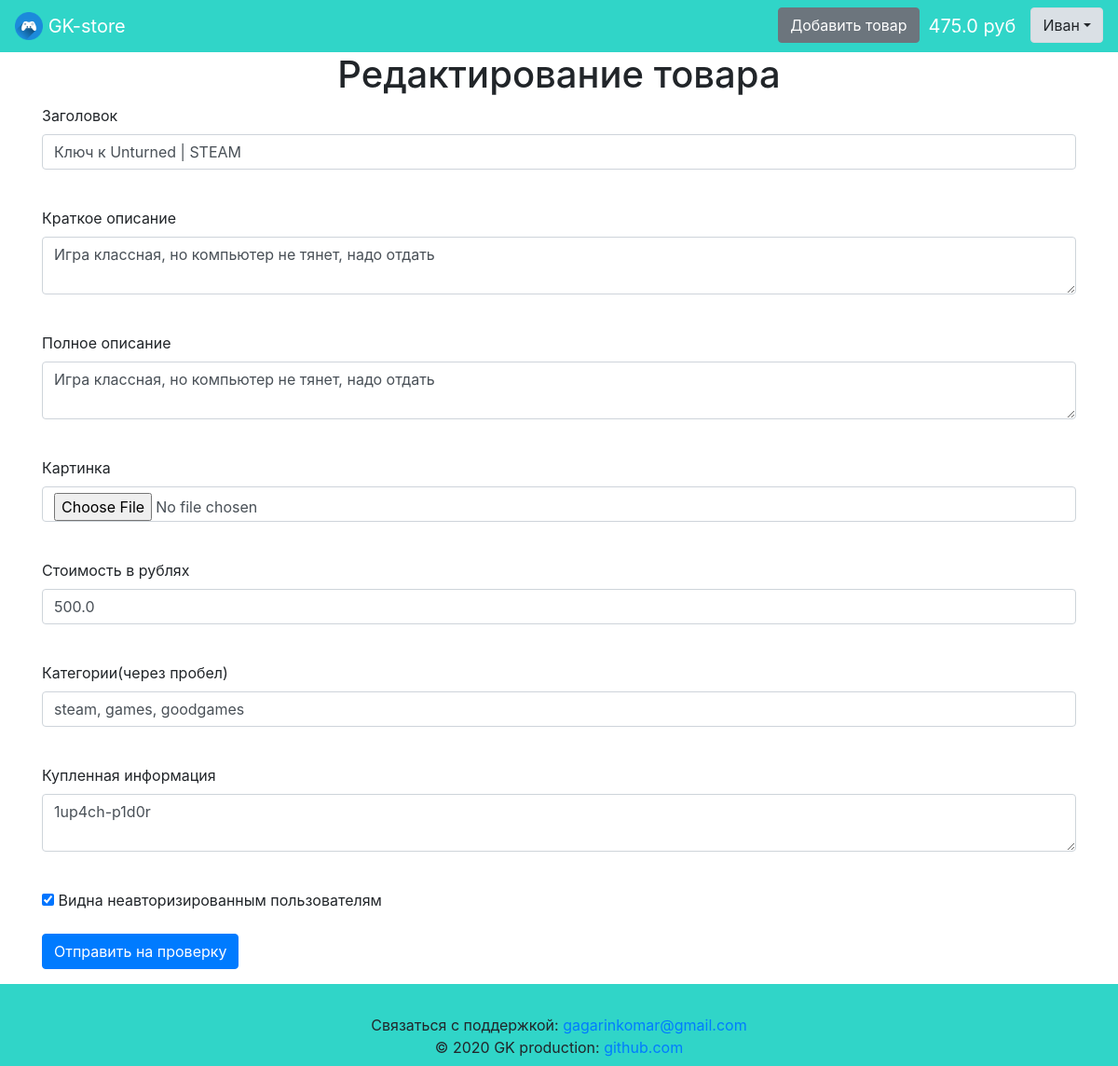
/product/8 (signed in), run on the app's committed database.
### data/users.py (models this page shows, shortened)
class User(SqlAlchemyBase, UserMixin, SerializerMixin):
    __tablename__ = 'users'
    id = sqlalchemy.Column(sqlalchemy.Integer,
                           primary_key=True, autoincrement=True)
    name = sqlalchemy.Column(sqlalchemy.String)
    surname = sqlalchemy.Column(sqlalchemy.String, default='')
    about = sqlalchemy.Column(sqlalchemy.String,
                              default='Информация отсутствует.')
    phone_number = sqlalchemy.Column(sqlalchemy.String, default='Не указан.')
    email = sqlalchemy.Column(sqlalchemy.String, index=True, unique=True)
    balance = sqlalchemy.Column(sqlalchemy.Float, default=0)
    permission = sqlalchemy.Column(sqlalchemy.String)
    sum_rating = sqlalchemy.Column(sqlalchemy.Integer, default=0)
    count_rating = sqlalchemy.Column(sqlalchemy.Integer, default=0)
    hashed_password = sqlalchemy.Column(sqlalchemy.String)
    created_date = sqlalchemy.Column(sqlalchemy.DateTime,
                                     default=datetime.datetime.now)
    last_changed_date = sqlalchemy.Column(sqlalchemy.DateTime,
                                     default=datetime.datetime.now)
    avatar_source = sqlalchemy.Column(sqlalchemy.String,
                                      default='default_avatar.png')
    products = orm.relation('Product', back_populates='user')
    if permission == 'seller':
        transactions = orm.relation('Transaction', back_populates='seller')
    elif permission == 'buyer':
        transactions = orm.relation('Transaction', back_populates='buyer')

### data/products.py (models this page shows)
class Product(SqlAlchemyBase, SerializerMixin):
    __tablename__ = 'products'
    id = sqlalchemy.Column(sqlalchemy.Integer,
                           primary_key=True, autoincrement=True)
    user_id = sqlalchemy.Column(sqlalchemy.Integer,
                                sqlalchemy.ForeignKey('users.id'))
    title = sqlalchemy.Column(sqlalchemy.String)
    short_about = sqlalchemy.Column(sqlalchemy.String)
    about = sqlalchemy.Column(sqlalchemy.String)
    price = sqlalchemy.Column(sqlalchemy.Float)
    purchased_content = sqlalchemy.Column(sqlalchemy.String)
    is_published = sqlalchemy.Column(sqlalchemy.Boolean, default=True)
    is_sold = sqlalchemy.Column(sqlalchemy.Boolean, default=False)
    is_checked = sqlalchemy.Column(sqlalchemy.Boolean, default=False)
    created_date = sqlalchemy.Column(sqlalchemy.DateTime,
                                     default=datetime.datetime.now)
    checked_date = sqlalchemy.Column(sqlalchemy.DateTime,
                                     nullable=True)
    image_source = sqlalchemy.Column(sqlalchemy.String,
                                     default='default_image.png')
    last_changed_date = sqlalchemy.Column(sqlalchemy.DateTime,
                                          default=datetime.datetime.now)
    user = orm.relation('User')
    categories = orm.relation('Category',
                              secondary='product_to_category',
                              backref='products')
    transactions = orm.relation('Transaction', back_populates='product')

### app.py (the view, shortened to what this page needs)
@app.route('/product/<int:id>', methods=['GET', 'POST'])
@login_required
def edit_product(id):
    if current_user.permission != 'seller':
        abort(403)
    form = ProductForm()
    if request.method == 'GET':
        session = db_session.create_session()
        product = session.query(Product).filter(
            Product.id == id, Product.user == current_user).first()
        if product:
            form.title.data = product.title
            form.short_about.data = product.short_about
            form.about.data = product.about
            form.price.data = product.price
            form.purchased_content.data = product.purchased_content
            form.is_published.data = product.is_published
            form.categories.data = ', '.join(map(lambda x: x.name,
                                                 product.categories))
        else:
            abort(404)
    return render_template('product.html', title='Редактирование товара',
                           form=form)

### data/forms.py
class ProductForm(FlaskForm):
    title = StringField('Заголовок', validators=[DataRequired(), Length(
        min=10, max=50)])
    short_about = TextAreaField('Краткое описание', validators=[
        DataRequired(), Length(min=15, max=75)])
    about = TextAreaField('Полное описание', validators=[
        DataRequired(), Length(min=25, max=200)])
    image_source = FileField('Картинка')
    price = FloatField('Стоимость в рублях', validators=[DataRequired()])
    categories = StringField('Категории(через пробел)')
    purchased_content = TextAreaField('Купленная информация',
                                      validators=[DataRequired(), Length(
                                          min=10, max=100)])
    is_published = BooleanField('Видна неавторизированным пользователям')
    submit = SubmitField('Отправить на проверку')

### app.py (called while the page is built)
@login_manager.user_loader
def load_user(user_id):
    session = db_session.create_session()
    return session.query(User).get(user_id)

### data/db_session.py (called while the page is built)
def create_session() -> Session:
    global __factory
    return __factory()

### templates/product.html (shortened to what this page needs)
{% extends "base.html" %}
{% block content %}
    <h1 align="center">{{ title }}</h1>
    <form action="" method="post" enctype="multipart/form-data">
        <p>
            {{ form.title.label }}<br>
            {{ form.title(class="form-control") }}<br>
        </p>
        <p>
            {{ form.short_about.label }}<br>
            {{ form.short_about(class="form-control") }}<br>
        </p>
        <p>
            {{ form.about.label }}<br>
            {{ form.about(class="form-control") }}<br>
        </p>
        <p>
            {{ form.image_source.label }}<br>
            {{ form.image_source(class="form-control") }}<br>
        </p>
        <p>
            {{ form.price.label }}<br>
            {{ form.price(class="form-control", type="number") }}<br>
        </p>
        <p>
            {{ form.categories.label }}<br>
            {{ form.categories(class="form-control") }}<br>
        </p>
        <p>
            {{ form.purchased_content.label }}<br>
            {{ form.purchased_content(class="form-control") }}<br>
        </p>
        <p>{{ form.is_published() }} {{ form.is_published.label }}</p>
        <p>{{ form.submit(type="submit", class="btn btn-primary") }}</p>
    </form>
{% endblock %}

### templates/base.html (shortened to what this page needs)
<!doctype html>
<html lang="ru">
<head>
    {% block head %}
    <link rel="stylesheet"
          href="https://stackpath.bootstrapcdn.com/bootstrap/4.4.1/css/bootstrap.min.css"
>
    <link rel="stylesheet" type="text/css" href="{{ url_for('static', filename='css/style.css') }}" />
    {% endblock %}
</head>
<body>
<div class="wrapper">
    <div class="content">
        <header>
            <nav class="navbar navbar-dark navbar-expand" style="background-color: #30D5C8;">
                <a class="navbar-brand" href="/">
                    <img src="/static/img/logo.png" width="30" height="30" class="d-inline-block align-top" alt="">
                    GK-store
                </a>
                {% if current_user.is_authenticated %}
                    <p>
                        <ul class="navbar-nav ml-auto">
                        {% if current_user.permission == 'seller' %}
                            <li class="nav-item"><a href="/product" class="btn btn-secondary">Добавить товар</a></li>
                        {% endif %}
                        <li class="nav-item"><a class="navbar-brand padding-left" href="/balance">{{ current_user.balance|round(2) }} руб</a></li>
                        <li class="nav-item">
                            <div class="dropdown show">
                                <a class="btn btn-light dropdown-toggle"  data-toggle="dropdown">{{ current_user.name }}</a>
                            </div>
                        </li>
                        </ul>
                    </p>
                {% endif %}
            </nav>
        </header>
        <main role="main" class="container wrapper">
            {% block content %}{% endblock %}
        </main>
    </div>
    <div class="footer">
        <footer class="page-footer font-small pt-4" style="background-color: #30D5C8;">
            <div class="footer-copyright text-center py-2">
                Связаться с поддержкой:
                <a href="mailto:gagarinkomar@gmail.com?subject=Нужна помощь по GK-store">gagarinkomar@gmail.com</a><br>
                © 2020 GK production:
                <a href="https://github.com/gagarinkomar/">github.com</a>
            </div>
        </footer>
    </div>
</div>
</body>
</html>

### static/css/style.css (style rules this page uses)
img { border-radius: 10px 10px 10px 10px; }
.padding-left { padding-left: 10px; }
html, body { height: 100%; }
.wrapper { display: flex; flex-direction: column; min-height: 100%; }
.content { flex: 1 0 auto; }
.footer { flex: 0 0 auto; }

### data on the page
User: balance "475.0", name "Иван"
Product: title "Ключ к Unturned | STEAM", short_about "Игра классная, но компьютер не тянет, надо отдать", about "Игра классная, но компьютер не тянет, надо отдать", price "500.0", purchased_content "1up4ch-p1d0r", is_published "☑"

### other printed values
{{ title }} "Редактирование товара"
